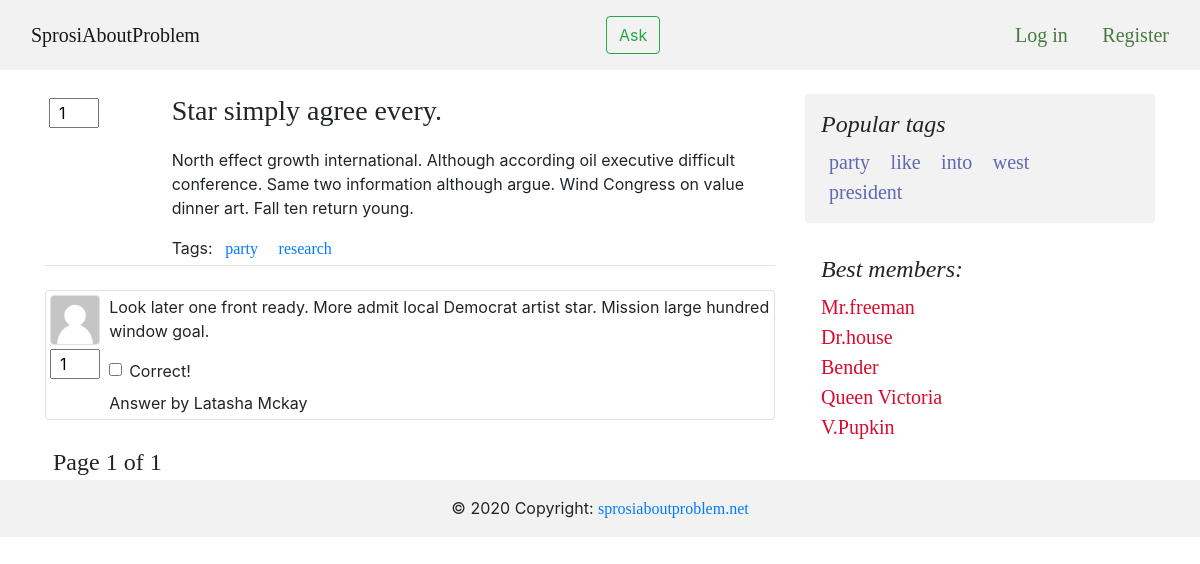
The app's page /question/18/, older data.
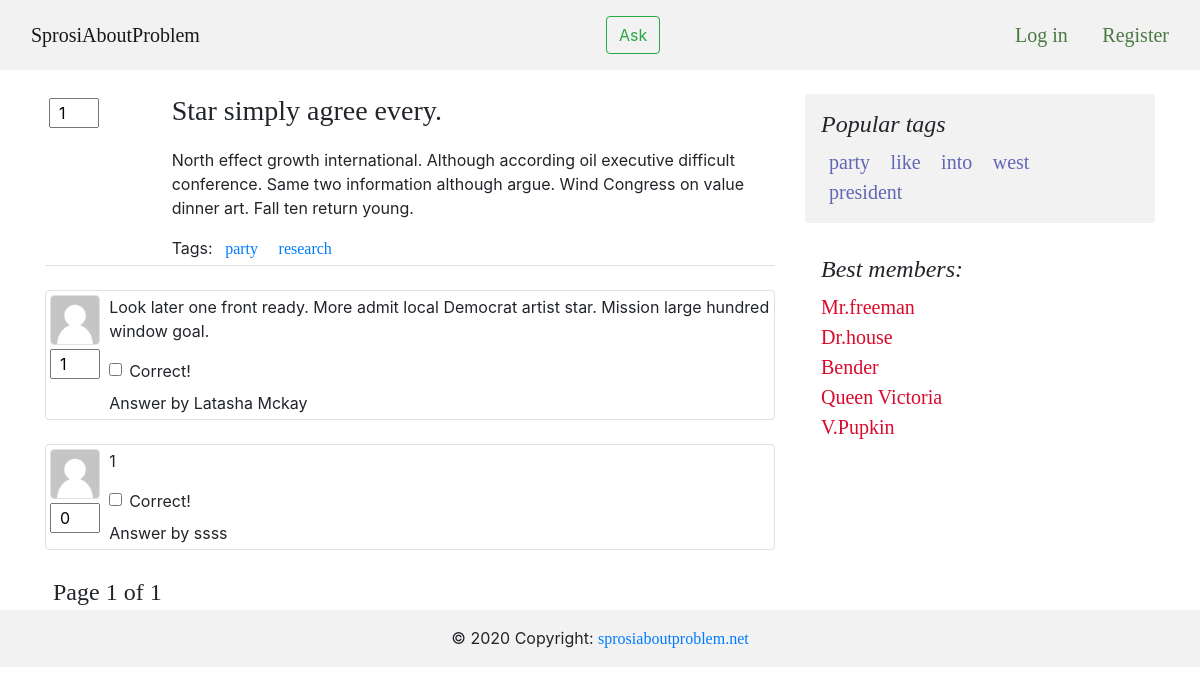
The same page, newer data.
### app/models.py (models this page shows)
class Tag(models.Model):
    tag_name = models.CharField(max_length = 40, verbose_name = u"Tag", unique = True)
    objects = TagManager()
    def __str__(self):
        return self.tag_name

class Answer(models.Model):
    author = models.ForeignKey(Profile, on_delete = models.CASCADE)
    text = models.TextField(verbose_name = u"Text of answer")
    create_date = models.DateTimeField(default = datetime.now, verbose_name = u"Create time of answer")
    question = models.ForeignKey(Question, on_delete = models.CASCADE)
    objects = AnswerManager()

class Profile(models.Model):
    user = models.OneToOneField(User, on_delete = models.CASCADE, db_index = True)
    avatar = models.ImageField(upload_to = 'uploads/%Y/%m/%d/', default = 'uploads/default/default.png')

### app/views.py (the view)
# urls.py: path('question/<int:qid>/', views.question, name='question'),
def question(request, qid):
    try:
        question = question_counter(Question.objects.get(id = qid))
    except:
        raise Http404("No matches Questions the given query.")
    if request.method == 'POST':
        form = AnswerForm(data=request.POST)
        if form.is_valid() and request.user.is_authenticated:
            answer = Answer.objects.create(author=request.user.profile,
                                    text=form.cleaned_data['text'],
                                    question=question)
    else:
        form = AnswerForm()
    page_obj, _ = paginate(Answer.objects.get_answer_by_likes(question), request)
    tags = Tag.objects.get_popular()
    return render(request, 'question.html', {
        'user': request.user,
        'form': form,
        'question': question,
        'page_obj': page_obj,
        'tags': tags,
        })

### app/forms.py
class AnswerForm(forms.ModelForm):
	class Meta:
		model = Answer
		fields = ['text']

### app/models.py (called while the page is built)
def question_counter(question):
    question.likes = len(Like.objects.filter(question = question))
    question.answers = len(Answer.objects.filter(question = question))
    return question

def answer_counter(answer):
    answer.likes = len(LikeToAnswer.objects.filter(answer=answer))
    return answer

def tag_counter(tag):
    tag.usage = len(Question.objects.filter(tags = tag))
    return tag

    def get_popular(self):
        tags = map(tag_counter, super().get_queryset())
        tags = sorted(tags, key = lambda tag: tag.usage, reverse = True)
        first_five = tags[:5]
        return first_five

    def get_answer_by_likes(self, question):
        answers = map(answer_counter, super().get_queryset().filter(question = question))
        best_answers = sorted(answers, key = lambda answer: answer.likes, reverse = True)
        return best_answers

### app/views.py (called while the page is built)
def paginate(object_list, request):
    paginator = Paginator(object_list, 7)
    page_number = request.GET.get('page')
    return paginator.get_page(page_number), paginator

### templates/question.html (shortened to what this page needs)
{% extends 'base.html' %}
{% load crispy_forms_tags %}
{% block content %}
    <div class="contatiner mb-4 border-bottom">
        <div class="row">
            <div class="col-1 col-md-2">
                <input class="mr-3 ml-1 mt-1 pl-2 likescountform" value="{{ question.likes }}" type="number">
            </div>
            <div class="col mb-1">
                <h3 class="pb-3 mb-1">
                    {{ question.title }}
                </h3>
                <p class="mt-1">
                    {{ question.text }}
                </p>
                <div>
                    Tags:
                    {% for tag_ in question.tags.all %}
                        <a href="{% url 'tag' tag=tag_ %}" class="p-2">{{ tag_ }}</a>
                    {% endfor %}
                </div>
            </div>
        </div>
    </div>
    {% for answer in page_obj %}
        {% include 'inc/answer.html' %}
    {% endfor %}
    {% include 'inc/pagination.html' %}
{% endblock content %}

### templates/inc/answer.html
{% load static %}
<div class="contatiner border rounded mb-4">
    <div class="row">
        <div class="col-1">
            <img src="{% static 'img/default.png' %}" class="rounded border mr-3 ml-1 mt-1 maxwidth50">
            <input class="mr-3 ml-1 mt-1 pl-2 likescountform" value="{{ answer.likes }}" type="number">
        </div>
        <div class="col mb-1">
            <p class="mt-1">
                {{ answer.text }}
            </p>
            <div class="form-check mb-2">
                <input class="form-check-input" type="checkbox" id="gridCheck">
                <label class="form-check-label" for="gridCheck">
                Correct!
                </label>
            </div>
            Answer by {{ answer.author.user.username }}
        </div>
    </div>
</div>

### templates/inc/right_menu.html
<aside class="col-md-4 blog-sidebar">
    <div class="p-3 mb-3 bg-light rounded">
        <h4 class="font-italic">Popular tags</h4>
        <nav class="my-2 my-md-0 mr-md-3">
            {% for tag_ in tags %}
            <a class="p-2" style="color: #6267b4; font-size: 20px" href="{% url 'tag' tag=tag_.tag_name %}">{{ tag_.tag_name }}</a>
            {% endfor %}
        </nav>
    </div>
    <div class="p-3">
        <h4 class="font-italic">Best members:</h4>
        <ol class="list-unstyled mb-0">
        <li><a class="refs-user" href="#">Mr.freeman</a></li>
        <li><a class="refs-user" href="#">Dr.house</a></li>
        <li><a class="refs-user" href="#">Bender</a></li>
        <li><a class="refs-user" href="#">Queen Victoria</a></li>
        <li><a class="refs-user" href="#">V.Pupkin</a></li>
        </ol>
    </div>
    </aside>

Row changes from the older to the newer data that the page shows:
added Answer: likes "0", text "1", author.user.username "ssss"
